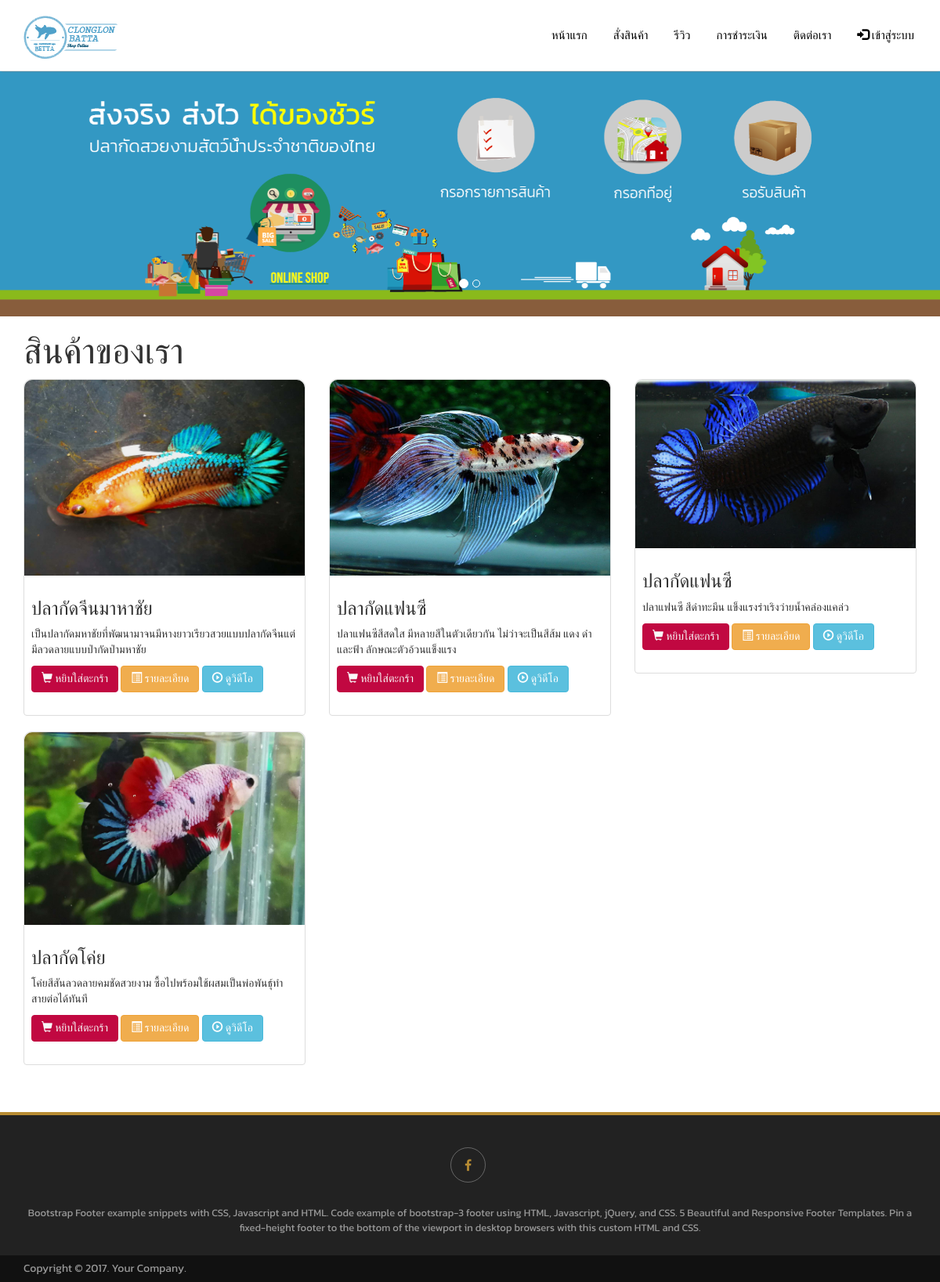
The page /index.php?pagemenu=product on the database its author committed.
### tables this page shows
CREATE TABLE IF NOT EXISTS `banner` (
  `ID` int(10) NOT NULL AUTO_INCREMENT,
  `Image` varchar(1000) NOT NULL,
  PRIMARY KEY (`ID`)
);

CREATE TABLE IF NOT EXISTS `product` (
  `ProductID` int(100) NOT NULL AUTO_INCREMENT,
  `Product_Name` varchar(100) NOT NULL,
  `Product_Sex` varchar(100) NOT NULL,
  `Product_Size` varchar(100) NOT NULL,
  `Product_Age` varchar(100) NOT NULL,
  `ID_Category` int(100) NOT NULL,
  `Product_Content` varchar(10000) NOT NULL,
  `Product_Price` int(100) NOT NULL,
  `Product_Image` varchar(100) NOT NULL,
  `Product_Video` varchar(1000) NOT NULL,
  `Status` int(1) NOT NULL,
  PRIMARY KEY (`ProductID`)
);

### mainfile/product.php (the view, shortened to what this page needs)
<?php
$start = 0;
$limit = 3;
$num = 0;
?>
<div class="container-fuild">
  <div class="container">
    <h1  class="title">สินค้าของเรา</h1>
    <?php for($i=0;$i<3;$i++){
      $sql = "SELECT * FROM product WHERE Status = 1 order by ProductID asc limit $start,$limit";
      $result=$con->query($sql);
      ?>
      <div class="row">
        <?php while($row = $result->fetch_assoc()) {
          ?>
          <div class="col-md-4 a">
            <div class="item-box thumbnail">
              <img class="item-img" src="images/<?php echo $row['Product_Image']?>" >
              <div class="caption">
                <h3><?php echo $row['Product_Name']?></h3>
                <p><?php echo $row['Product_Content'];?></p>
                <div class="button-choose">
                  <a href="index.php?pagemenu=product&cart=add&id=<?php echo $row['ProductID']?>" class="btn btn-danger" role="button" >
                    <span class="glyphicon glyphicon-shopping-cart"></span> หยิบใส่ตะกร้า
                  </a>
                  <a class="btn btn-warning" role="button" data-toggle="modal" data-target="#detail<?php echo $num;?>">
                    <span class="glyphicon glyphicon-list-alt"></span> รายละเอียด</a>
                    <a class="btn btn-info" role="button" data-toggle="modal" data-target="#myModal<?php echo $num;?>">
                      <span class="glyphicon glyphicon-play-circle"></span> ดูวิดีโอ</a>
                    </div>
                  </div>
                </div>
              </div>
              <?php $num++;}?>
            </div>
            <?php
            $start=$start+3;
          }
          ?>
        </div>
      </div>

### mainfile/carousel.php (shortened to what this page needs)
<?php
$sql =  "SELECT * FROM banner ";
$result = $con->query($sql);
$numrow = $result->num_rows;
$row = mysqli_fetch_assoc($result);
?>
<div class="container-fuild">
  <div id="myCarousel" class="carousel slide" data-ride="carousel">
    <ol class="carousel-indicators">
      <li data-target="#myCarousel" data-slide-to="0" class="active"></li>
      <?php for($i=1;$i<$numrow;$i++){?>
      <li data-target="#myCarousel" data-slide-to="<?php echo $i ;?>"></li>
        <?php }?>
    </ol>
    <div class="carousel-inner">
      <div class="item active">
        <img src="images/<?php echo $row['Image'];?>" alt="Los Angeles" style="width:100%;max-height: 600px;height: auto;">
      </div>
    </div>
  </div>
</div>

### css/theme_web.css (style rules this page uses)
body { padding-top: 90px; font-family: 'Kanit', sans-serif; }
.item-img { width: 100%; max-height: 300px; height: auto; }
h1.title { font-size: 45px; color: #333; }
.btn-danger { color: #f9f9f9; background-color: #c10841; border-color: #c10841; }
.item-img { width: 100%; max-height: 250px; height: auto; border-top-left-radius:10px; border-top-right-radius:10px; padding: -3px; }
.item-box { padding-right: 0px; padding-left: 0px; padding-top: 0px; padding-bottom: 20px; border-top-left-radius:10px; border-top-right-radius:10px; }

### rows shown on the page
banner: Image (picture)
product: Product_Image (picture), Product_Name "ปลากัดจีนมาหาชัย", Product_Content "เป็นปลากัดมหาชัยที่พัฒนามาจนมีหางยาวเรียวสวยแบบปลากัดจีนแต่มีลวดลายแบบป่ากัดป่ามหาชัย"
product: Product_Image (picture), Product_Name "ปลากัดแฟนซี", Product_Content "ปลาแฟนซีสีสดใส มีหลายสีในตัวเดียวกัน ไม่ว่าจะเป็นสีส้ม แดง ดำ และฟ้า ลักษณะตัวอ้วนแข็งแรง"
product: Product_Image (picture), Product_Name "ปลากัดแฟนซี", Product_Content "ปลาแฟนซี สีดำทะมึน แข็งแรงร่าเริงว่ายน้ำคล่องแคล่ว"
product: Product_Image (picture), Product_Name "ปลากัดโค่ย", Product_Content "โค่ยสีสันลวดลายคมชัดสวยงาม ซื้อไปพร้อมใช้ผสมเป็นพ่อพันธุ์ทำสายต่อได้ทันที"
